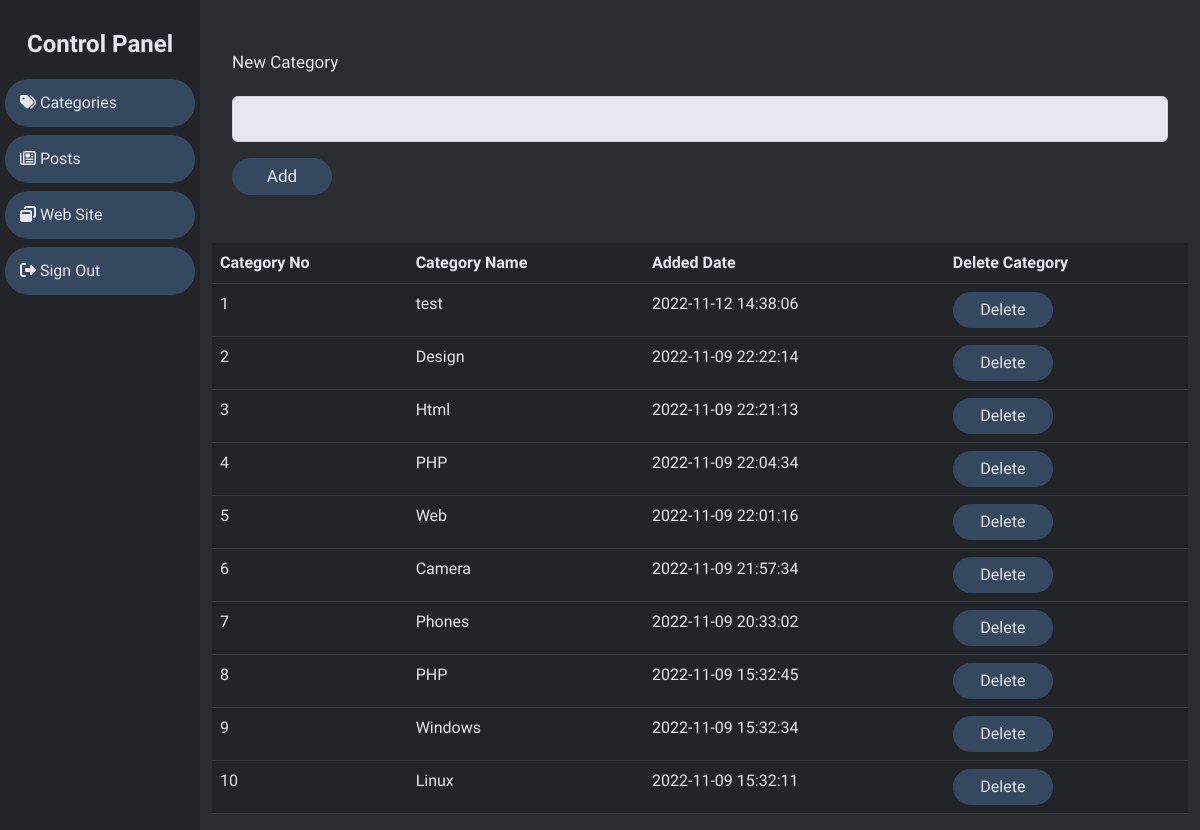
The app's page /categories.php (signed in) with its own data.
### tables this page shows
CREATE TABLE `categories` (
  `id` int(11) NOT NULL,
  `categoryName` varchar(100) NOT NULL,
  `categoryDate` datetime NOT NULL DEFAULT current_timestamp()
);

### categories.php (the view, shortened to what this page needs)
<?php
    include('include/connection.php');
    include('include/header.php');
    if(!isset($_SESSION['id'])){
        echo "<div class='alert alert-warning '>" . "Please Wait To Redirect To Sign in Page" . "</div>";
        header('REFRESH:2; URL=login.php');
    }
    else{
?>
    <div class="content">
        <div class="container-fluid">
            <div class="row">
                <div class="col-md-2" id="side-area">
                    <h4>Control Panel</h4>
                    <ul>
                        <li>
                            <a href="">
                                <span><i class="fa-solid fa-tags"></i></span>
                                <span>Categories</span>
                            </a>
                        </li>
                        <li data-bs-toggle="collapse" data-bs-target="#menu">
                            <a href="#">
                                <span><i class="fa-regular fa-newspaper"></i></span>
                                <span>Posts</span>
                            </a>
                        </li>
                        <li>
                            <a href="index.php" target="_blank">
                                <span><i class="fa-solid fa-window-restore"></i></span>
                                <span>Web Site</span>
                            </a>
                        </li>
                        <li>
                            <a href="logout.php">
                                <span><i class="fa-solid fa-right-from-bracket"></i></span>
                                <span>Sign Out</span>
                            </a>
                        </li>
                    </ul>
                </div>
                <div class="col-md-10" id="main-area">
                    <div class="add-category">
                        <form action="<?php $_SERVER['PHP_SELF'];?>" method="POST">
                            <div class="mb-3">
                                <label for="category">New Category</label>
                                <input type="text" name="category" class="form-control" >
                            </div>
                            <button class="btn-custom" name ="add">Add</button>
                        </form>
                    </div>
                    <div class="display-cat mt-5">
                        <table class="table table-hover table-dark">
                            <tr>
                                <th>Category No</th>
                                <th>Category Name</th>
                                <th>Added Date</th>
                                <th>Delete Category</th>
                            </tr>
                            <?php
                                $query = "SELECT * FROM categories ORDER BY id desc";
                                $res = mysqli_query($conn,$query);
                                $no = 0;
                                while($row = mysqli_fetch_assoc($res)){
                                    $no++;
                                    ?>
                                        <tr>
                                            <td><?php echo $no;?></td>
                                            <td><?php echo $row['categoryName'];?></td>
                                            <td><?php echo $row['categoryDate'];?></td>
                                            <td><a href="categories.php?id=<?php echo $row['id'];?>">
                                                <button class="btn-custom">Delete</button></a>
                                            </td>
                                        </tr>
                                    <?php
                                }
                            ?>
                        </table>
                    </div>
                </div>
            </div>
        </div>
    </div>
<?php
    }
?>
<?php
    include('include/footer.php')
?>

### css/dashboard.css (style rules this page uses)
:root { --first-color: #354860; --second-color: #54545b; --third-color : #c9d0dc; --forth-color: #2a2e32; --fifth-color: #e5e8ee; --sixth-color: #000000; --seventh-color: #3b5499; }
a { text-decoration: none; }
body { background: var(--forth-color); font-family: 'Changa', sans-serif; }
#side-area { background: rgb(33,37,41); color: var(--fifth-color); padding: 30px 0; }
#side-area h4 { text-align: center; margin-bottom: 20px; font-weight: bold; }
#side-area ul { list-style: none; padding: 0; }
#side-area ul li { background: var(--first-color); margin: 8px 5px; padding: 12px 15px; border-radius: 2px; border-radius: 1.5em; }
#side-area ul li a { color: var(--fifth-color); }
#main-area { margin-top: 20px; }
.add-category { margin: 30px 20px; color: var(--fifth-color); font-size: 17px; }
.add-category input { background: var(--fifth-color); padding: 10px 10px; transition: 0.3s; margin-top: 20px; }
.btn-custom { background: var(--first-color); color: var(--fifth-color); border: 1px solid var(--first-color); border-radius: 1.1em; padding: 5px 10px; width: 100px; }
.display-cat table { color: var(--fifth-color); }

### records on screen
categories: categoryName "test", categoryDate "2022-11-12 14:38:06"
categories: categoryName "Design", categoryDate "2022-11-09 22:22:14"
categories: categoryName "Html", categoryDate "2022-11-09 22:21:13"
categories: categoryName "PHP", categoryDate "2022-11-09 22:04:34"
categories: categoryName "Web", categoryDate "2022-11-09 22:01:16"
categories: categoryName "Camera", categoryDate "2022-11-09 21:57:34"
categories: categoryName "Phones", categoryDate "2022-11-09 20:33:02"
categories: categoryName "PHP", categoryDate "2022-11-09 15:32:45"
categories: categoryName "Windows", categoryDate "2022-11-09 15:32:34"
categories: categoryName "Linux", categoryDate "2022-11-09 15:32:11"
